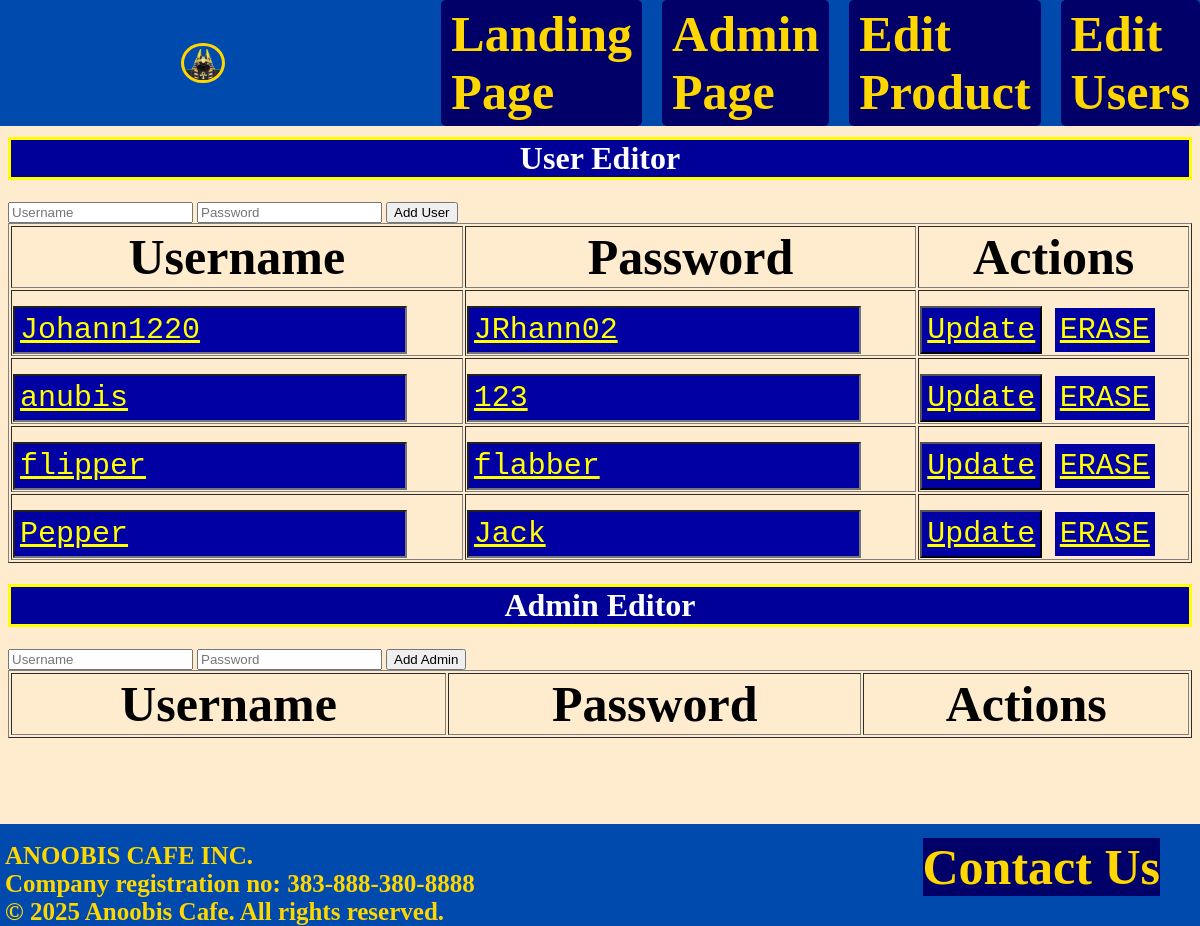
The app's page /editUsers.php, older data.
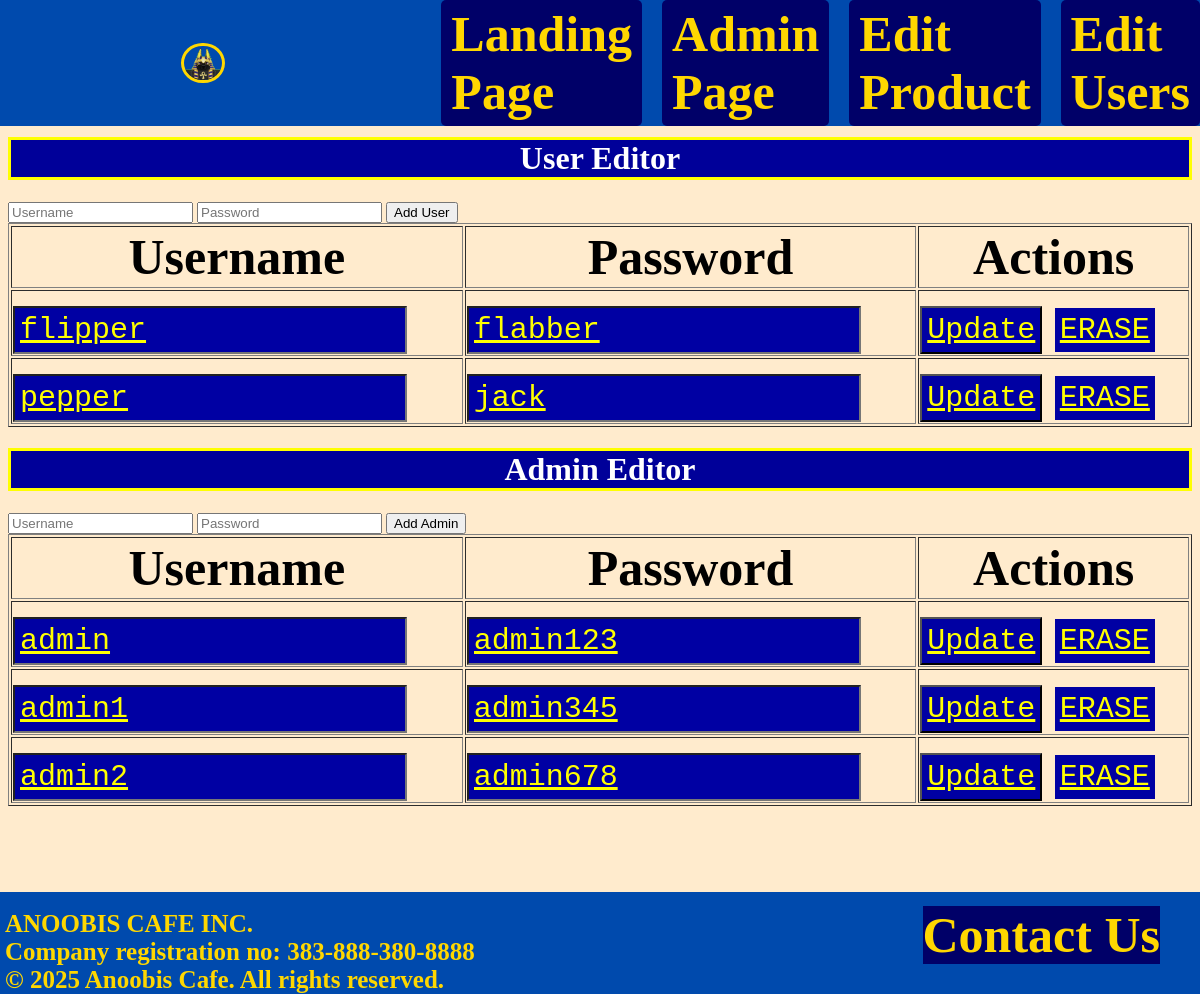
The same page, newer data.
### tables this page shows
CREATE TABLE `users` (
  `ID` int(10) NOT NULL,
  `name` varchar(250) NOT NULL,
  `password` varchar(250) NOT NULL
);

CREATE TABLE `useradmin` (
  `id` int(255) NOT NULL,
  `adminName` varchar(255) NOT NULL,
  `adminPassword` varchar(255) NOT NULL
);

### editUsers.php (the view, shortened to what this page needs)
<!DOCTYPE html>
<html lang="en">
    <head>
        <link rel = "stylesheet" href = "styles_admin.css">
    </head>
    <body>
        <div class = "Top">
            <?php
                require ('adminHeader.php');
            ?>
        </div>
        <br><br><br><br><br><br>
        <?php
        $conn = mysqli_connect("localhost","root","","anoobis");
        $users = mysqli_query($conn,"SELECT * FROM users");
        $adminQuery = mysqli_query($conn,"SELECT * FROM useradmin");
        ?>
        <h1>User Editor</h1>
        <form method="POST">
            <input type="text" name="name" placeholder="Username" required>
            <input type="text" name="password" placeholder="Password" required>
            <input type="submit" name="add" value="Add User">
        </form>
        <table border = "1">
            <tr>
                <th>Username</th>
                <th>Password</th>
                <th>Actions</th>
            </tr>
            <?php while ($row = mysqli_fetch_assoc($users)){?>
            <form method="POST">
                <tr>
                    <td><input type="text" name="name" value="<?= $row['name'] ?>"></td>
                    <td><input type="text" name="password" value="<?= $row['password'] ?>"></td>
                    <td>
                        <input type="submit" name="edit" value="Update">
                        <a href="editUsers.php?delete=<?= $row['ID'] ?>">ERASE</a>
                    </td>
                </tr>
            </form>
            <?php } ?>
        </table>
        <h1>Admin Editor</h1>
        <form method="POST">
            <input type="text" name="adminName" placeholder="Username" required>
            <input type="text" name="adminPassword" placeholder="Password" required>
            <input type="submit" name="add" value="Add Admin">
        </form>
        <table border = "1">
            <tr>
                <th>Username</th>
                <th>Password</th>
                <th>Actions</th>
            </tr>
            <?php while ($row = mysqli_fetch_assoc($adminQuery)){?>
            <form method="POST">
                <tr>
                    <td><input type="text" name="adminName" value="<?= $row['adminName'] ?>"></td>
                    <td><input type="text" name="adminPassword" value="<?= $row['adminPassword'] ?>"></td>
                    <td>
                        <input type="submit" name="edit" value="Update">
                        <a href="editUsers.php?delete=<?= $row['id'] ?>">ERASE</a>
                    </td>
                </tr>
            </form>
            <?php } ?>
        </table>
        <br><br><br><br><br><br><br><br><br><br>
        <div class = "Bottom" >
            <?php
                require ('adminFooter.php');
            ?>
        </div>
    </body>
</html>

Row changes from the older to the newer data that the page shows:
removed users: name "Johann1220", password "JRhann02"
removed users: name "anubis", password "123"
removed users: name "Pepper", password "Jack"
added users: name "pepper", password "jack"
added useradmin: adminName "admin", adminPassword "admin123"
added useradmin: adminName "admin1", adminPassword "admin345"
added useradmin: adminName "admin2", adminPassword "admin678"
